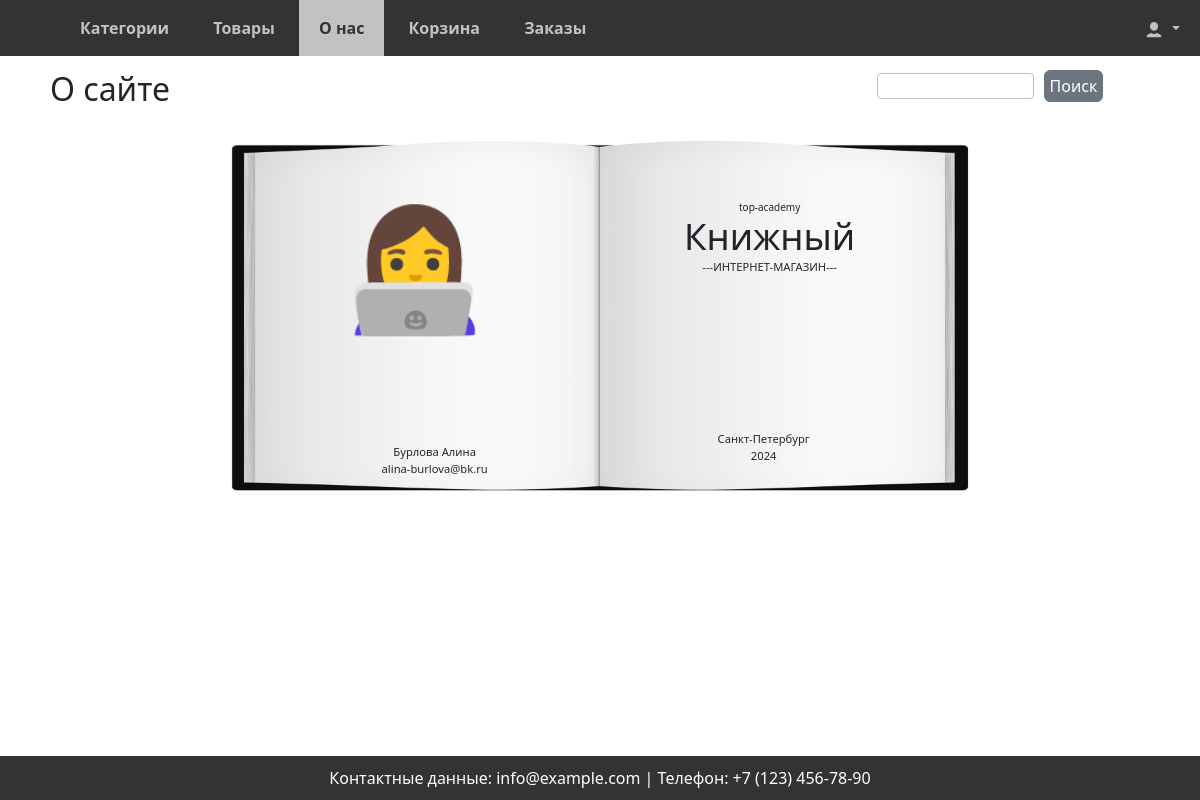
/products/about/ (signed in), run on the app's committed database.
### users/models.py (models this page shows)
class CustomUser(AbstractUser):
    phone = models.CharField(max_length=20, verbose_name="Телефон")
    city = models.CharField(max_length=100, verbose_name="Город")
    image = models.ImageField(upload_to="users/", null=True, verbose_name="Изображение")

### shop/views.py (the view)
# urls.py: path('about/', about, name='about'),
def about(request):
    context = {
        'name': 'Книжный',
        'type': '---ИНТЕРНЕТ-МАГАЗИН---',
        'city': 'Санкт-Петербург',
        'year': '2024',
        'pr_name': 'Алина',
        'pr_lastname': 'Бурлова',
        'pr_email': 'alina-burlova@bk.ru',
        'current_page': 'shop:about',
    }
    return render(request, template_name='shop/about.html', context=context)

### orders/forms.py
class QuickOrderForm(forms.Form):
    name = forms.CharField(max_length=50, label="Имя")
    last_name = forms.CharField(max_length=50, label="Фамилия")
    email = forms.EmailField(label="Эл.почта")
    phone = forms.CharField(max_length=50, label="Телефон")
    payment = forms.ChoiceField(choices=PAYMENT_CHOICES, label='Способ оплаты')
    delivery = forms.ChoiceField(choices=DELIVERY_CHOICES, label='Способ Доставки')

### cart/context_processors.py (called while the page is built)
def cart(request):
    if request.user.id:
        return {'cart': ProductCartUser(request)}
    return {'cart': Cart(request)}

### cart/views.py (called while the page is built)
    def __len__(self):
        return sum(item['quantity'] for item in self.cart.values())

### orders/context_processors.py (called while the page is built)
def quick_order_form(request):
    return {'quick_order_form': QuickOrderForm()}

### shop/templates/shop/about.html
{% extends 'base.html' %}
{% load static %}
{% block content %}
<h2>О сайте</h2>
<div class="about">
    <img src="{% static 'img/book_about.png' %}" alt="Раскрытая книга">
    <div class="all-info">
        <div class="info info-1">
            <p class="p-top">top-academy</p>
            <h1>{{ name }}</h1>
            <p>{{ type }}</p>
        </div>
        <div class="info info-2">
            <p>{{ city }}</p>
            <p>2024</p>
        </div>
    </div>
        <div class="pr-info">
        <div class="pr">👩‍💻</div>
        <div class="info info-pr">
            <p>{{ pr_lastname }} {{ pr_name }}</p>
            <p>{{ pr_email }}</p>
        </div>
    </div>
</div>
{% endblock content %}

### static/css/styles.css (style rules this page uses)
* { box-sizing: border-box; margin: 0; padding: 0; }
body { font-family: Arial, sans-serif; background-color: #e2e1e1; min-height: 100%; margin-top: 50px; }
.about { width: 70vw; height: 35vw; margin: 0 auto; position: relative; }
.about img { width: 100%; height: 95%; }
.all-info { display: flex; flex-direction: column; align-items: center; }
.info { position: absolute; top: 20%; left: 60%; display: flex; flex-direction: column; align-items: center; }
.info-1 p, .info-1 h1, .info-1 h4 { margin: 0; }
.info-2 { top: 75%; left: 64%; }
.info-2 p, .info-pr p { padding: 0 !important; margin-bottom: 0; }
.info-pr { left: 24%; top: 78%; font-size: 12px; }
.about .pr { font-size: 150px; position: absolute; top: 14%; left: 19%; }
.about .p-top { font-size: 12px; }
@media screen and (max-width: 1250px) { .about .p-top { font-size: 10px; } }
@media screen and (max-width: 1250px) { .info-pr { font-size: 10px; } }
@media screen and (max-width: 1250px) { .about .pr { font-size: 120px; } }
@media screen and (max-width: 1250px) { .about h1 { font-size: calc(1.375rem + 1.2vw); } }
@media screen and (max-width: 1250px) { .about p { font-size: .7rem; } }

### data on the page
CustomUser: city "Санкт-Петербург", last_name "Бурлова", first_name "Алина"

### other printed values
{{ name }} "Книжный"
{{ type }} "---ИНТЕРНЕТ-МАГАЗИН---"
{{ pr_email }} "alina-burlova@bk.ru"
